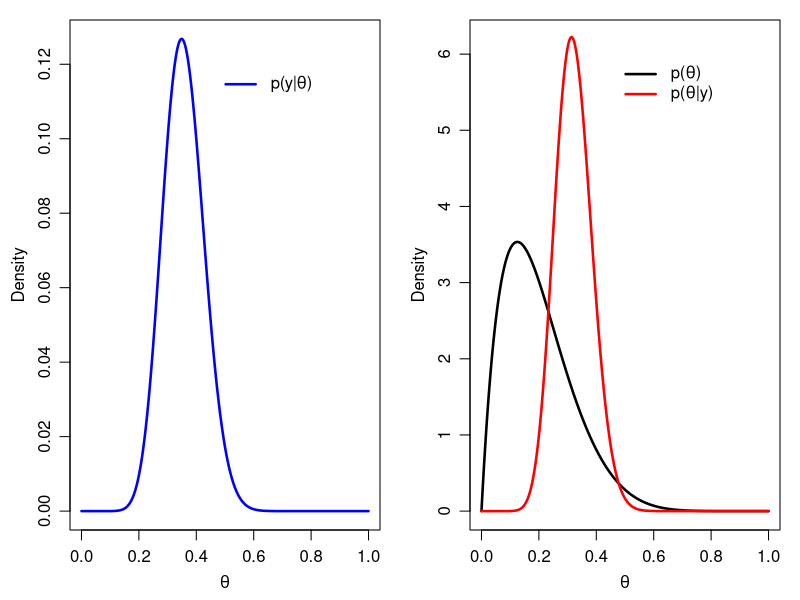
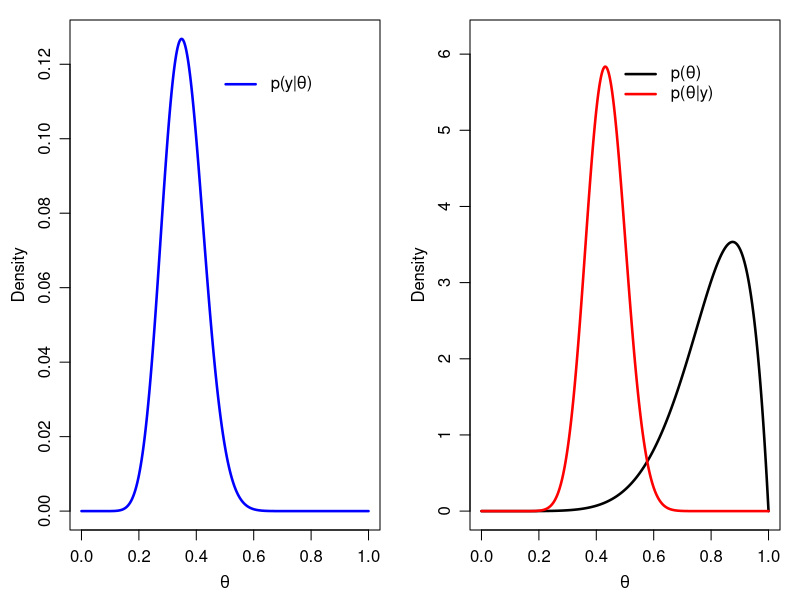
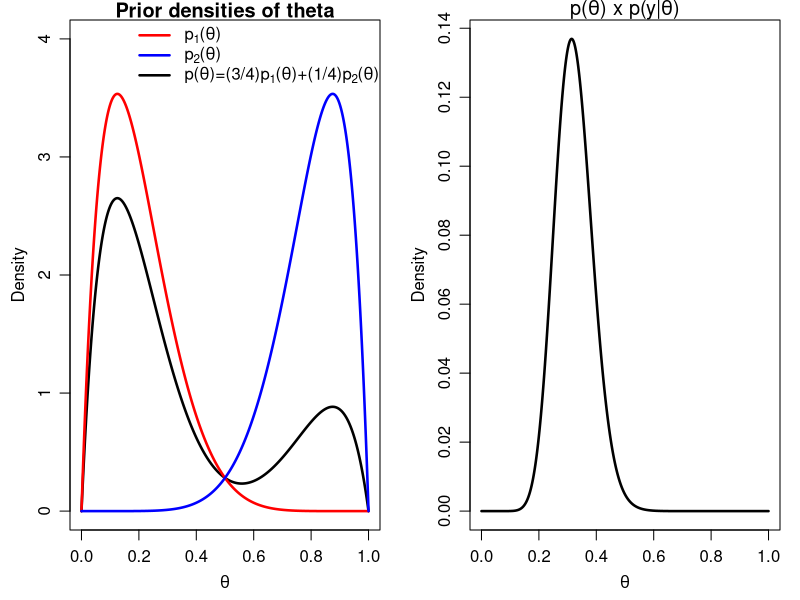
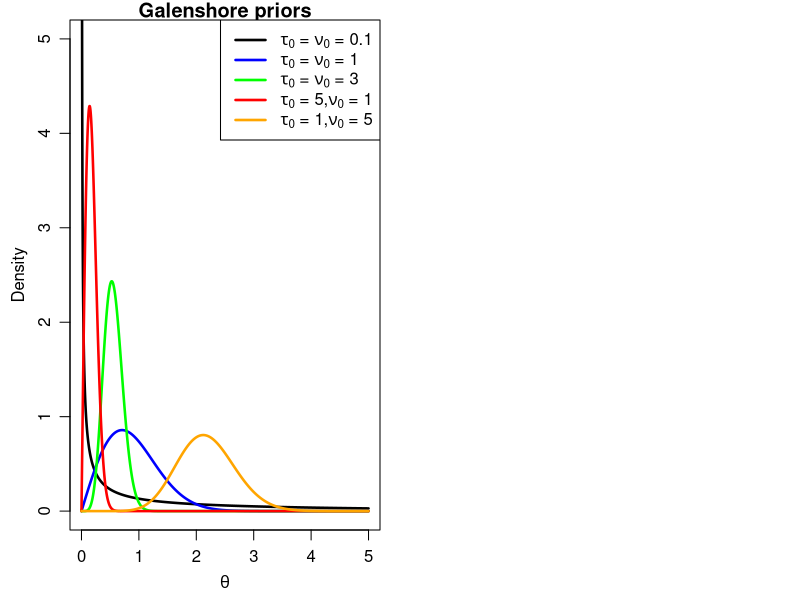

Source code (R) for these figures, in order:
### Tutorial 2 codes

## Problem 1
# (a) 95% quantile-based CI
qbeta(c(0.025,0.975), 17, 36)

# (a) Plots of prior, likelihood, and posterior
theta <- seq(from=0,to=1,by=0.001)
y <- 15;  n <- 43
a0 <- 2;  b0 <- 8
a <- a0 + y;  b <- b0 + n - y
likelihood <- dbinom(y, n, theta)
par(mar=c(3.5,3.5,1,1))
par(mgp=c(2.1,0.8,0))
par(mfrow=c(1,2))
plot(theta, likelihood, type="l", lwd=2.5, col="blue",
     xlab=expression(theta), ylab="Density")
legend(0.45,0.12,legend=expression(paste("p(y|", theta, ")")),
       lty=1, lwd=2.5, cex=1, col="blue", bty="n")
plot(theta, dbeta(theta,a0,b0), type="l", lwd=2.5,
     xlab=expression(theta), ylab="Density", ylim=c(0,6.2))
points(theta, dbeta(theta,a,b), type="l", lwd=2.5, col="red")
legend(0.45,6,legend = c(expression(paste("p(", theta, ")")),
       expression(paste("p(", theta, "|y)"))), lty=1, 
       lwd=2.5, cex=1, col=c("black","red"), bty="n")

	   
	   
# (b) 95% quantile-based CI
qbeta(c(0.025,0.975), 23, 30)

# (b) Plots of prior, likelihood, and posterior
theta <- seq(from=0,to=1,by=0.001)
y <- 15;  n <- 43
a0 <- 8;  b0 <- 2
a <- a0 + y;  b <- b0 + n - y
likelihood <- dbinom(y, n, theta)
par(mar=c(3.5,3.5,1,1))
par(mgp=c(2.1,0.8,0))
par(mfrow=c(1,2))
plot(theta, likelihood, type="l", lwd=2.5, col="blue",
     xlab=expression(theta), ylab="Density")
legend(0.45,0.12,legend=expression(paste("p(y|", theta, ")")),
       lty=1, lwd=2.5, cex=1, col="blue", bty="n")
plot(theta, dbeta(theta,a0,b0), type="l", lwd=2.5,
     xlab=expression(theta), ylab="Density", ylim=c(0,6.2))
points(theta, dbeta(theta,a,b), type="l", lwd=2.5, col="red")
legend(0.45,6,legend = c(expression(paste("p(", theta, ")")),
       expression(paste("p(", theta, "|y)"))), lty=1, 
       lwd=2.5, cex=1, col=c("black","red"), bty="n")
	   
	   
# (c) plots of three priors
beta_mixture <- function(theta){
	(3/4)*dbeta(theta,2,8) + (1/4)*dbeta(theta,8,2)
}
theta <- seq(from=0, to=1, by=0.001)
plot(theta, beta_mixture(theta), type="l", lwd=2.5,
     ylim=c(0,4), xlab=expression(theta), ylab="Density",
	 main="Prior densities of theta")
points(theta, dbeta(theta,2,8), type="l", lwd=2.5, col="red")
points(theta, dbeta(theta,8,2), type="l", lwd=2.5, col="blue")
legend(0.15, 4.2, legend = c(expression(paste("p"[1], "(", theta, ")")),
       expression(paste("p"[2], "(", theta, ")")),
	   expression(paste("p(",theta,")=(3/4)p"[1],"(",theta,")",
	   "+(1/4)p"[2],"(",theta,")"))), 
	   lty=1, lwd=2.5, cex=1, bty="n", col=c("red","blue","black"))

# (d)-(iii) Plot of the posterior. Find the mode.
y <- 15
n <- 43
posterior_prop <- function(theta,y,n){
	beta_mixture(theta) * dbinom(y,n,theta)
}
plot(theta, posterior_prop(theta,y=y,n=n), type="l", lwd=2.5,
	xlab=expression(theta), ylab="Density",
	main=expression(paste("p(", theta, ") x p(y|", theta, ")"))) 	 
(posterior_mode <- optimize(posterior_prop, interval=c(0,1),
 maximum=TRUE, n=n, y=y))
	

## Problem 2
# (b) Plots of Galenshore family.
theta <- seq(from=0,to=5, by=0.001)
dprior <- function(theta,tau0,nu0){
2*tau0^(2*nu0)/gamma(nu0)*theta^(2*nu0-1)*exp(-tau0^2*theta^2)
}
plot(theta, dprior(theta,0.1,0.1), type="l",lwd=2.5,
xlab=expression(theta), ylab="Density",
main="Galenshore priors",ylim=c(0,5))
points(theta, dprior(theta,1,1), type="l",lwd=2.5,col="blue")
points(theta, dprior(theta,3,3), type="l",lwd=2.5,col="green")
points(theta, dprior(theta,5,1), type="l",lwd=2.5,col="red")
points(theta, dprior(theta,1,5), type="l",lwd=2.5,col="orange")
legend("topright",
legend=c(expression(paste(tau[0]," = ",nu[0]," = 0.1")),
expression(paste(tau[0]," = ",nu[0]," = 1")),
expression(paste(tau[0]," = ",nu[0]," = 3")),
expression(paste(tau[0]," = 5,",nu[0]," = 1")),
expression(paste(tau[0]," = 1,",nu[0]," = 5"))),
col=c("black","blue","green","red","orange"),
lty=1,lwd=2.5)
	
	
